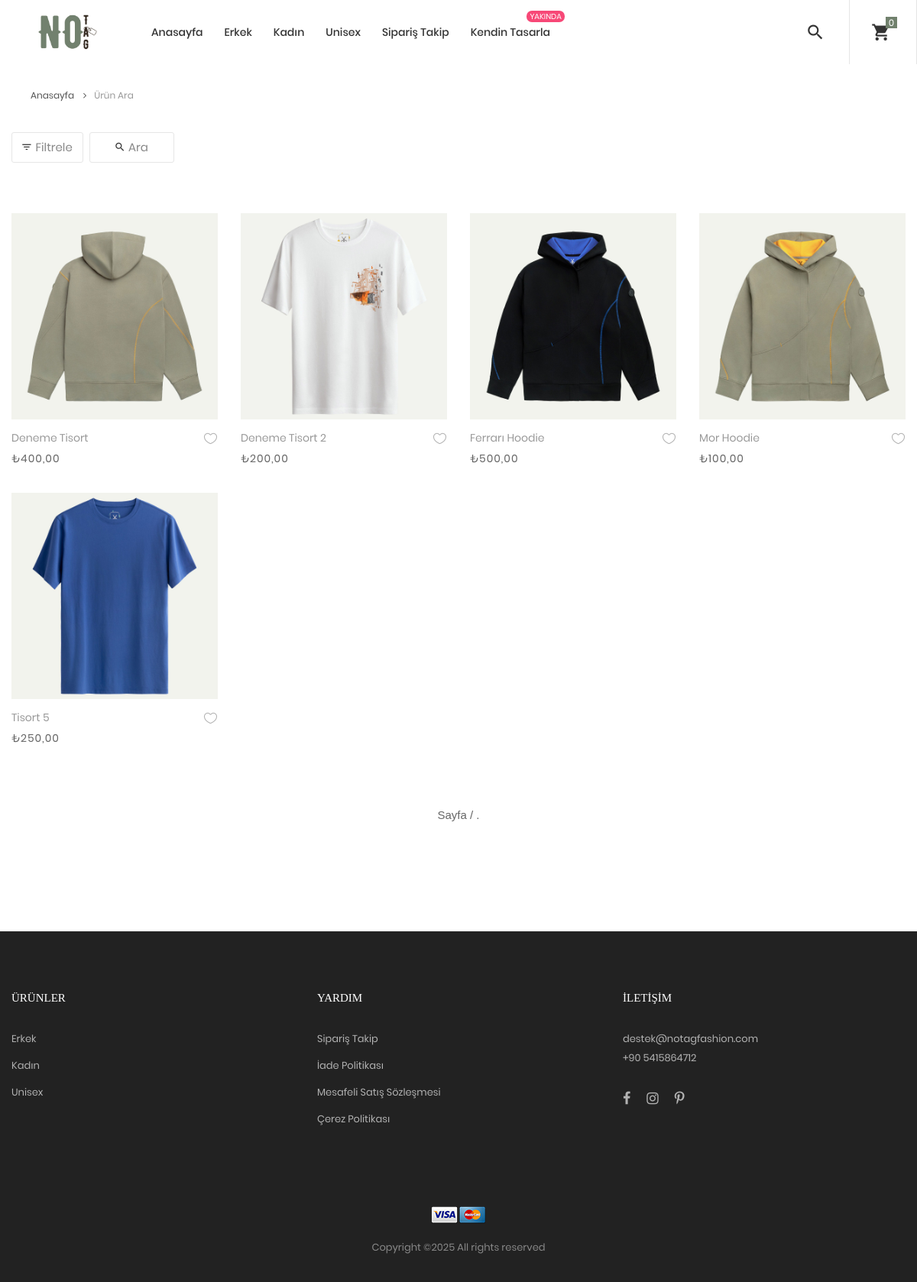
/ara/ (signed in), run on the app's committed database.
### product/models.py (models this page shows, shortened)
class ParentCategory(models.Model):
    name = models.CharField(
        max_length=250,
        unique=True,
        verbose_name='Üst Kategori İsmi'
    )
    slug = models.SlugField(
        max_length=250,
        unique=True,
        verbose_name='Slug - Lütfen Burayı Değiştirmeyin-',
        blank=True
    )
    image = models.ImageField(
        upload_to = turkish_file_rename,
        blank = True,
        verbose_name = 'Resim'
    )
    class Meta:
        ordering = ('name',)
        verbose_name = 'Üst Kategori'
        verbose_name_plural = 'Üst Kategoriler'

class Product(models.Model):
    name = models.CharField(
        max_length=250,
        unique=True,
        verbose_name='İsim'
    )
    slug = models.SlugField(
        max_length=250,
        unique=True,
        verbose_name='Slug - Lütfen Burayı Değiştirmeyin-',
        blank=True  # Otomatik olarak oluşturulacak
    )
    description = models.TextField(
        blank=True,
        verbose_name='Açıklama'
    )
    collection = models.ForeignKey(
        'Collection',
        on_delete=models.SET_NULL,
        null=True,
        blank=True,
        related_name='collections',
        verbose_name='Koleksiyon'
    )
    category = models.ForeignKey(
        'Category',
        on_delete=models.CASCADE,
        related_name='products',
        verbose_name='Kategori'
    )
    price = models.DecimalField(
        max_digits=10,
        decimal_places=2,
        verbose_name='Tutar'
    )
    imageOne = models.ImageField(
        upload_to=turkish_file_rename,
        blank=True,
        verbose_name='Resim 1'
    )
    imageTwo = models.ImageField(
        upload_to=turkish_file_rename,
        null=True,
        blank=True,
        verbose_name='Resim 2'
    )
    imageThree = models.ImageField(
        upload_to=turkish_file_rename,
        blank=True,
        null=True,
        verbose_name='Resim 3'
    )
    avaible = models.BooleanField(
        default=True,
        verbose_name='Yayınlandı'
    )
    created = models.DateTimeField(
        auto_now_add=True,
        verbose_name='Oluşturulma Tarihi'
    )
    updated = models.DateTimeField(
        auto_now=True,
        verbose_name='Güncellenme Tarihi'
    )
    class Meta:
        ordering = ('name',)
        verbose_name = 'Ürün'
        verbose_name_plural = 'Ürünler'
    def get_url(self):
        return reverse('ProdCatDetail', args=[self.category.slug, self.slug])

### page/models.py (models this page shows, shortened)
class Email(models.Model):
    email = models.EmailField(unique=True)
    def __str__(self):
        return self.email
    class Meta:
        verbose_name = "Email"
        verbose_name_plural = "Email"

class Phone(models.Model):
    phone = models.CharField(max_length=20, unique=True)
    def __str__(self):
        return self.phone
    class Meta:
        verbose_name = "Telefon"
        verbose_name_plural = "Telefon"

### page/views.py (the view)
# urls.py: path('ara/', product_search, name='product_search'),
def product_search(request):
    query = request.GET.get('q')
    if query:
        products = Product.objects.filter(name__icontains=query)
    else:
        products = Product.objects.all()
    return render(request, 'category.html', {'products': products, 'query': query, 'search': True})

### ecommerce/context_data/nav_context.py (called while the page is built)
def menu_links(request):
    cart = None
    cart_items = []
    if request.user.is_authenticated:
        cart, created = Cart.objects.get_or_create(user=request.user)
    else:
        session_key = request.session.session_key
        if not session_key:
            request.session.create()
            session_key = request.session.session_key
        cart, created = Cart.objects.get_or_create(cart_id=session_key)
    if cart:
        cart_items = CartItem.objects.filter(cart=cart, active=True)
    return {
        'parent_categories': ParentCategory.objects.only('id', 'name'),
        'categories': Category.objects.only('id', 'name', 'parent_categories'),
        'cart': cart,
        'cart_items': cart_items,
        'settings': {
            'email': Email.objects.first(),
            'phone': Phone.objects.first(),
            'kargo': Kargo.objects.first()
        }
    }

### templates/category.html (shortened to what this page needs)
{% extends 'base/base.html' %}
{% block content %}
{% load static %}
	<div class="container">
		<div class="bread-crumb flex-w p-l-25 p-r-15 p-t-30 p-lr-0-lg">
			<a href="{% url "home" %}" class="stext-109 cl8 hov-cl1 trans-04">
				Anasayfa
				<i class="fa fa-angle-right m-l-9 m-r-10" aria-hidden="true"></i>
			</a>
			<span class="stext-109 cl4">
				{{parent_category.name}} {% if search %}Ürün Ara{% endif %}
			</span>
		</div>
	</div>
<div class="bg0 m-t-23 p-b-140">
    <div class="container">
        <div class="flex-w flex-sb-m p-b-52">
            <div class="flex-w flex-c-m m-tb-10">
                <div class="flex-c-m stext-106 cl6 size-104 bor4 pointer hov-btn3 trans-04 m-r-8 m-tb-4 js-show-filter">
                    <i class="icon-filter cl2 m-r-6 fs-15 trans-04 zmdi zmdi-filter-list"></i>
                    Filtrele
                </div>
                <div class="flex-c-m stext-106 cl6 size-105 bor4 pointer hov-btn3 trans-04 m-tb-4 js-show-search">
                    <i class="icon-search cl2 m-r-6 fs-15 trans-04 zmdi zmdi-search"></i>
                    Ara
                </div>
            </div>
        </div>
        <div class="row isotope-grid">
            {% for product in products %}
            <div class="col-sm-6 col-md-4 col-lg-3 p-b-35 isotope-item women">
                <div class="block2">
                    <div class="block2-pic hov-img0">
                        <img src="{{ product.imageOne.url }}" alt="IMG-PRODUCT">
                    </div>
                    <div class="block2-txt flex-w flex-t p-t-14">
                        <div class="block2-txt-child1 flex-col-l ">
                            <a href="#" class="stext-104 cl4 hov-cl1 trans-04 js-name-b2 p-b-6">
                                {{ product.name }}
                            </a>
                            <span class="stext-105 cl3">
                                ₺{{ product.price }}
                            </span>
                        </div>
                        <div class="block2-txt-child2 flex-r p-t-3">
                            <a href="#" class="btn-addwish-b2 dis-block pos-relative js-addwish-b2">
                                <img class="icon-heart1 dis-block trans-04" src="{% static 'images/icons/icon-heart-01.png' %}" alt="ICON">
                            </a>
                        </div>
                    </div>
                </div>
            </div>
            {% empty %}
            <li>Ürün bulunamadı.</li>
            {% endfor %}
        </div>
        <div class="flex-c-m flex-w w-full p-t-45">
            <div class="pagination">
                <span class="step-links">
                    <span class="current">
                        Sayfa {{ products.number }} / {{ products.paginator.num_pages }}.
                    </span>
                </span>
            </div>
        </div>
    </div>
</div>
{% endblock %}

### templates/base/components/nav.html (shortened to what this page needs)
{% load static %}
<body class="animsition">
	<header class="header-v2">
		<div class="container-menu-desktop trans-03">
			<div class="wrap-menu-desktop">
				<nav class="limiter-menu-desktop p-l-45">
					<a href="{% url "home" %}" class="logo">
						<img  src={% static "images/logo.png" %} alt="oneTAG-LOGO">
					</a>
					<div class="menu-desktop">
						<ul class="main-menu">
							<li class='active'>
								<a href="{% url "home" %}">Anasayfa</a>
							</li>
								{% for parent_category in parent_categories %}
												<li>
													<a href="#">{{parent_category.name}}</a>
												</li>
								{% endfor %}
								<li>
									<a href="{% url "tracking_order" %}">Sipariş Takip</a>
								</li>
							<li class="label1" data-label1="yakında">
								<a href="#">Kendin Tasarla</a>
							</li>
						</ul>
					</div>
					<div class="wrap-icon-header flex-w flex-r-m h-full">
						<div class="flex-c-m h-full p-r-24">
							<div class="icon-header-item cl2 hov-cl1 trans-04 p-lr-11 js-show-modal-search">
								<i class="zmdi zmdi-search"></i>
							</div>
						</div>
						<div class="flex-c-m h-full p-l-18 p-r-25 bor5">
							<div class="icon-header-item cl2 hov-cl1 trans-04 p-lr-11 icon-header-noti js-show-cart" data-notify="{{ cart_items|length }} ">
								<i class="zmdi zmdi-shopping-cart"></i>
							</div>
						</div>
						</div>
					</div>
			</div>
	</header>

### templates/base/components/footer.html (shortened to what this page needs)
{% load static %}
<footer class="bg3 p-t-75 p-b-32">
  <div class="container">
    <div class="row">
      <div class="col-sm-6 col-lg-4 p-b-50">
        <h4 class="stext-301 cl0 p-b-30">
          Ürünler
        </h4>
        <ul>
          {% for category in parent_categories %}
          <li class="p-b-10">
            <a href="#" class="stext-107 cl7 hov-cl1 trans-04">
              {{category.name}}
            </a>
          </li>
          {% endfor %}
        </ul>
      </div>
      <div class="col-sm-6 col-lg-4 p-b-50">
        <h4 class="stext-301 cl0 p-b-30">
          Yardım
        </h4>
        <ul>
          <li class="p-b-10">
            <a href="{% url "tracking_order" %}" class="stext-107 cl7 hov-cl1 trans-04">
              Sipariş Takip
            </a>
          </li>
          <li class="p-b-10">
            <a href="#" class="stext-107 cl7 hov-cl1 trans-04">
              İade Politikası
            </a>
          </li>
          <li class="p-b-10">
            <a href="#" class="stext-107 cl7 hov-cl1 trans-04">
              Mesafeli Satış Sözleşmesi
            </a>
          </li>
          <li class="p-b-10">
            <a href="#" class="stext-107 cl7 hov-cl1 trans-04">
              Çerez Politikası
            </a>
          </li>
        </ul>
      </div>
      <div class="col-sm-6 col-lg-4 p-b-50">
        <h4 class="stext-301 cl0 p-b-30">
          İletişim
        </h4>
        <p class="stext-107 cl7 size-201">
          {% if settings %}{{settings.email}} {% endif %}
        </p>
        <p class="stext-107 cl7 size-201">
          {% if settings %}
          +90 {{settings.phone}}
          {% endif %}
        </p>
        <div class="p-t-27">
          <a href="#" class="fs-18 cl7 hov-cl1 trans-04 m-r-16">
            <i class="fa fa-facebook"></i>
          </a>
          <a href="#" class="fs-18 cl7 hov-cl1 trans-04 m-r-16">
            <i class="fa fa-instagram"></i>
          </a>
          <a href="#" class="fs-18 cl7 hov-cl1 trans-04 m-r-16">
            <i class="fa fa-pinterest-p"></i>
          </a>
        </div>
      </div>
    </div>
    <div class="p-t-40">
      <div class="flex-c-m flex-w p-b-18">
        <a href="#" class="m-all-1">
          <img src={% static "images/icons/icon-pay-02.png" %} alt="ICON-PAY">
        </a>
        <a href="#" class="m-all-1">
          <img src={% static "images/icons/icon-pay-03.png" %} alt="ICON-PAY">
        </a>
      </div>
      <p class="stext-107 cl6 txt-center">
Copyright &copy;<script>document.write(new Date().getFullYear());</script> All rights reserved
      </p>
    </div>
  </div>
</footer>
</body>
</html>

### static/css/main.css (style rules this page uses)
.container { max-width: 1380px; }
@media (max-width: 1600px) { .container { max-width: 1200px; } }
.container-menu-desktop { height: auto; width: 100%; position: relative; -webkit-transition: all 0.3s; -o-transition: all 0.3s; -moz-transition: all 0.3s; transition: all 0.3s; }
.header-v2 .container-menu-desktop { height: 84px; }
.wrap-menu-desktop { position: fixed; z-index: 1100; background-color: transparent; width: 100%; height: 84px; top: 40px; left: 0px; -webkit-transition: height 0.3s, background-color 0.3s; -o-transition: height 0.3s, background-color 0.3s; -moz-transition: height 0.3s, background-color 0.3s; transition: height 0.3s, background-color 0.3s; }
.header-v2 .wrap-menu-desktop { background-color: #fff; top: 0; }
.limiter-menu-desktop { height: 100%; display: -webkit-box; display: -webkit-flex; display: -moz-box; display: -ms-flexbox; display: flex; align-items: center; background-color: transparent; }
.logo { display: -webkit-box; display: -webkit-flex; display: -moz-box; display: -ms-flexbox; display: flex; align-items: center; height: 100%; margin-right: 55px; }
.logo img { max-width: 100%; max-height: 100%; }
.menu-desktop { display: -webkit-box; display: -webkit-flex; display: -moz-box; display: -ms-flexbox; display: flex; align-items: center; height: 100%; }
.main-menu { list-style-type: none; margin: 0; display: -webkit-box; display: -webkit-flex; display: -moz-box; display: -ms-flexbox; display: flex; align-items: center; }
.main-menu > li { display: block; position: relative; padding: 20px 10px 20px 0px; margin: 0px 4px 0px 14px; }
.main-menu > li > a { font-family: Poppins-Medium; font-size: 14px; color: #333; padding: 5px 0px; transition: all 0.4s; -webkit-transition: all 0.4s; -o-transition: all 0.4s; -moz-transition: all 0.4s; }
.wrap-icon-header { flex-grow: 1; }
.icon-header-item { position: relative; font-size: 26px; line-height: 1; cursor: pointer; }
.icon-header-noti::after { content: attr(data-notify); font-family: Poppins-Regular; font-size: 12px; color: #fff; line-height: 15px; text-align: center; display: block; position: absolute; top: -7px; right: 0; min-width: 15px; height: 15px; padding: 0 3px; background-color: #71816d; }
.block2-pic { position: relative; }
.block2-txt-child1 { width: calc(100% - 30px); }
.block2-txt-child2 { width: 30px; }
.cl0 { color: #fff; }
.cl2 { color: #333; }
.cl3 { color: #666; }
.cl4 { color: #999; }
.cl6 { color: #888; }
.cl7 { color: #b2b2b2; }
.cl8 { color: #555; }
.stext-104 { font-family: Poppins-Regular; font-size: 14px; line-height: 1.466667; }
.stext-105 { font-family: Poppins-Regular; font-size: 14px; line-height: 1.466667; letter-spacing: 1px; }
.stext-106 { font-family: Poppins-Regular; font-size: 15px; line-height: 1.2; }
.stext-107 { font-family: Poppins-Regular; font-size: 13px; line-height: 1.923; }
.stext-109 { font-family: Poppins-Regular; font-size: 12px; line-height: 1.833333; }
.stext-301 { font-family: Montserrat-Bold; font-size: 15px; line-height: 1.6; text-transform: uppercase; }
.size-104 { min-width: 94px; height: 40px; }
.size-105 { min-width: 111px; height: 40px; }
.size-201 { max-width: 270px; }
.bg0 { background-color: #fff; }
.bg3 { background-color: #222; }
.bor4 { border: 1px solid #e6e6e6; border-radius: 3px; }
.bor5 { border-left: 1px solid #e5e5e5; border-right: 1px solid #e5e5e5; }
.label1 { position: relative; }
.label1::after { content: attr(data-label1); font-family: Poppins-Regular; font-size: 10px; line-height: 15px; color: #fff; text-transform: uppercase; text-align: center; display: block; position: absolute; top: 3px; right: -9px; height: 15px; min-width: 32px; border-radius: 7px; padding: 0 4px; background-color: #f74877; }
.hov-img0 { display: block; overflow: hidden; }
.hov-img0 img { width: 100%; -webkit-transition: transform 0.9s ease; -o-transition: transform 0.9s ease; -moz-transition: transform 0.9s ease; transition: transform 0.9s ease; }

### data on the page
ParentCategory: name "Erkek"
ParentCategory: name "Kadın"
ParentCategory: name "Unisex"
Product: imageOne (picture), name "Deneme Tisort", price "400,00"
Product: imageOne (picture), name "Deneme Tisort 2", price "200,00"
Product: imageOne (picture), name "Ferrarı Hoodie", price "500,00"
Product: imageOne (picture), name "Mor Hoodie", price "100,00"
Product: imageOne (picture), name "Tisort 5", price "250,00"
Email: email "destek@notagfashion.com"
Phone: phone "5415864712"
